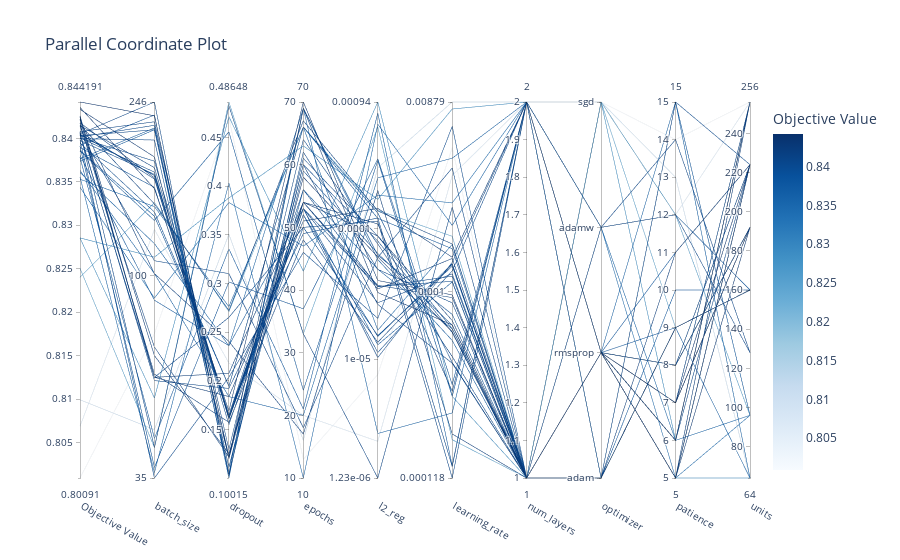

Source (notebook cell):
### Code cell
visualizations['parallel_coordinate']
